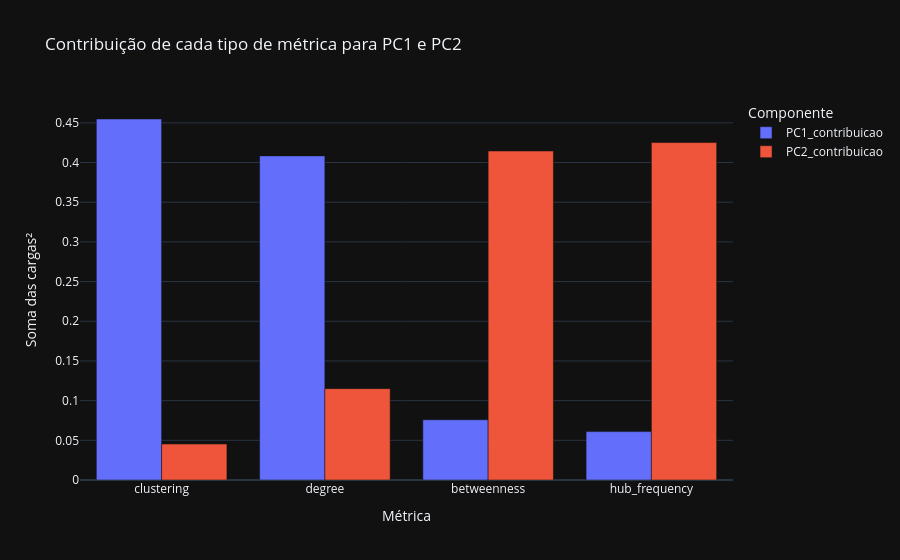

This figure's notebook cell:
### Markdown cell above
#### Cargas por tipo de métrica

### Code cell
_lt = loadings[["PC1", "PC2"]].assign(tipo=[c.rsplit("_", 1)[0] for c in loadings.index])

# cada componente tem norma 1: a soma das cargas ao quadrado de um tipo é a fração do componente formada por ele
loadings_by_type = _lt.groupby("tipo").agg(
    n_variaveis=("PC1", "size"),
    PC1_contribuicao=("PC1", lambda s: (s ** 2).sum()),
    PC2_contribuicao=("PC2", lambda s: (s ** 2).sum()),
    PC1_carga_media=("PC1", "mean"),
    PC1_frac_positivas=("PC1", lambda s: (s > 0).mean()),
).sort_values("PC1_contribuicao", ascending=False)

fig = px.bar(
    loadings_by_type.reset_index().melt(
        id_vars="tipo", value_vars=["PC1_contribuicao", "PC2_contribuicao"],
        var_name="componente", value_name="contribuicao",
    ),
    x="tipo", y="contribuicao", color="componente", barmode="group",
    title="Contribuição de cada tipo de métrica para PC1 e PC2",
    labels={"tipo": "Métrica", "contribuicao": "Soma das cargas²", "componente": "Componente"},
)
fig.show()

loadings_by_type.round(3)

### Figure 1 — Plotly figure (JSON) as saved in the notebook; plotly's stock layout.template omitted (floating-point values rounded to 4 significant figures)
{"data": [{"alignmentgroup": "True", "hovertemplate": "Componente=PC1_contribuicao<br>Métrica=%{x}<br>Soma das cargas²=%{y}<extra></extra>", "legendgroup": "PC1_contribuicao", "marker": {"color": "#636efa", "pattern": {"shape": ""}}, "name": "PC1_contribuicao", "offsetgroup": "PC1_contribuicao", "orientation": "v", "showlegend": true, "textposition": "auto", "type": "bar", "x": ["clustering", "degree", "betweenness", "hub_frequency"], "xaxis": "x", "y": [0.4548, 0.4083, 0.0759, 0.06097], "yaxis": "y"}, {"alignmentgroup": "True", "hovertemplate": "Componente=PC2_contribuicao<br>Métrica=%{x}<br>Soma das cargas²=%{y}<extra></extra>", "legendgroup": "PC2_contribuicao", "marker": {"color": "#EF553B", "pattern": {"shape": ""}}, "name": "PC2_contribuicao", "offsetgroup": "PC2_contribuicao", "orientation": "v", "showlegend": true, "textposition": "auto", "type": "bar", "x": ["clustering", "degree", "betweenness", "hub_frequency"], "xaxis": "x", "y": [0.04532, 0.1151, 0.4145, 0.4251], "yaxis": "y"}], "layout": {"barmode": "group", "legend": {"title": {"text": "Componente"}, "tracegroupgap": 0}, "title": {"text": "Contribuição de cada tipo de métrica para PC1 e PC2"}, "xaxis": {"anchor": "y", "domain": [0, 1], "title": {"text": "Métrica"}}, "yaxis": {"anchor": "x", "domain": [0, 1], "title": {"text": "Soma das cargas²"}}}}
